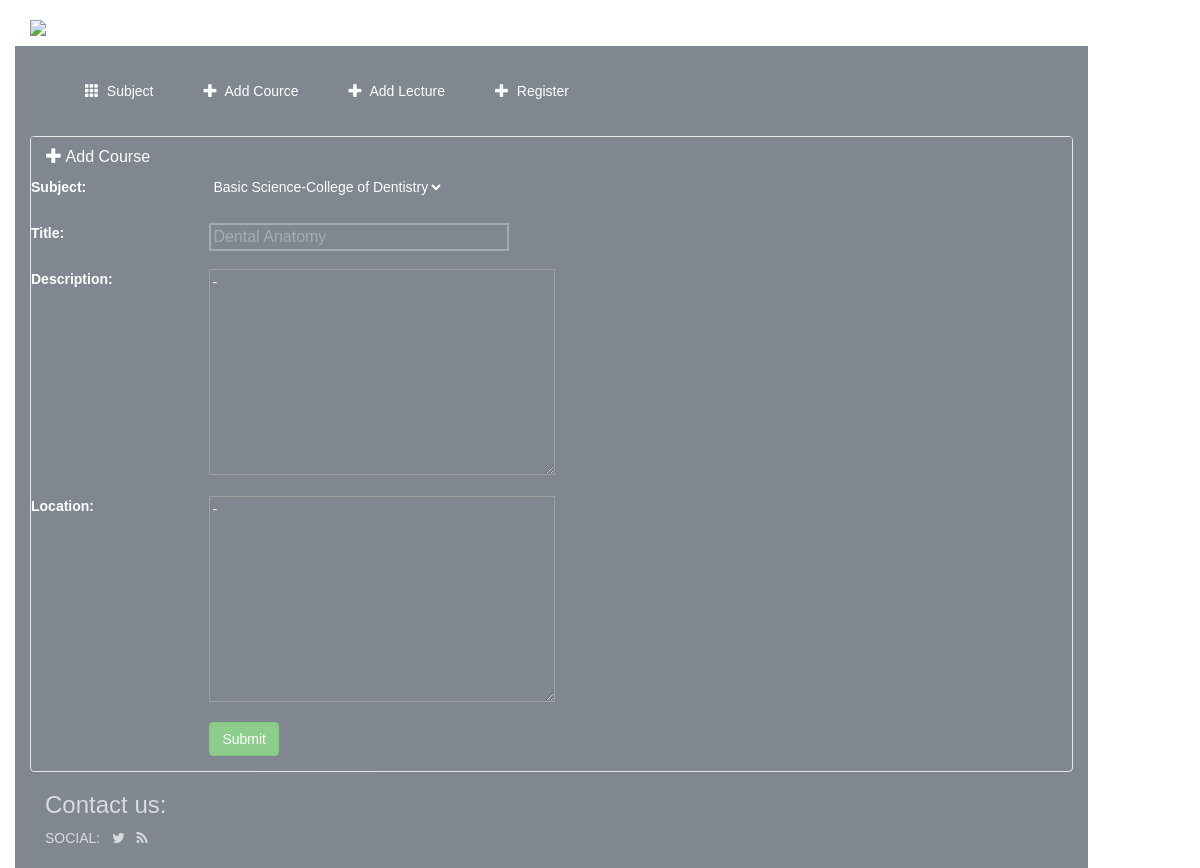
Before: /subject/5/cource/5/update/ with the older database file.
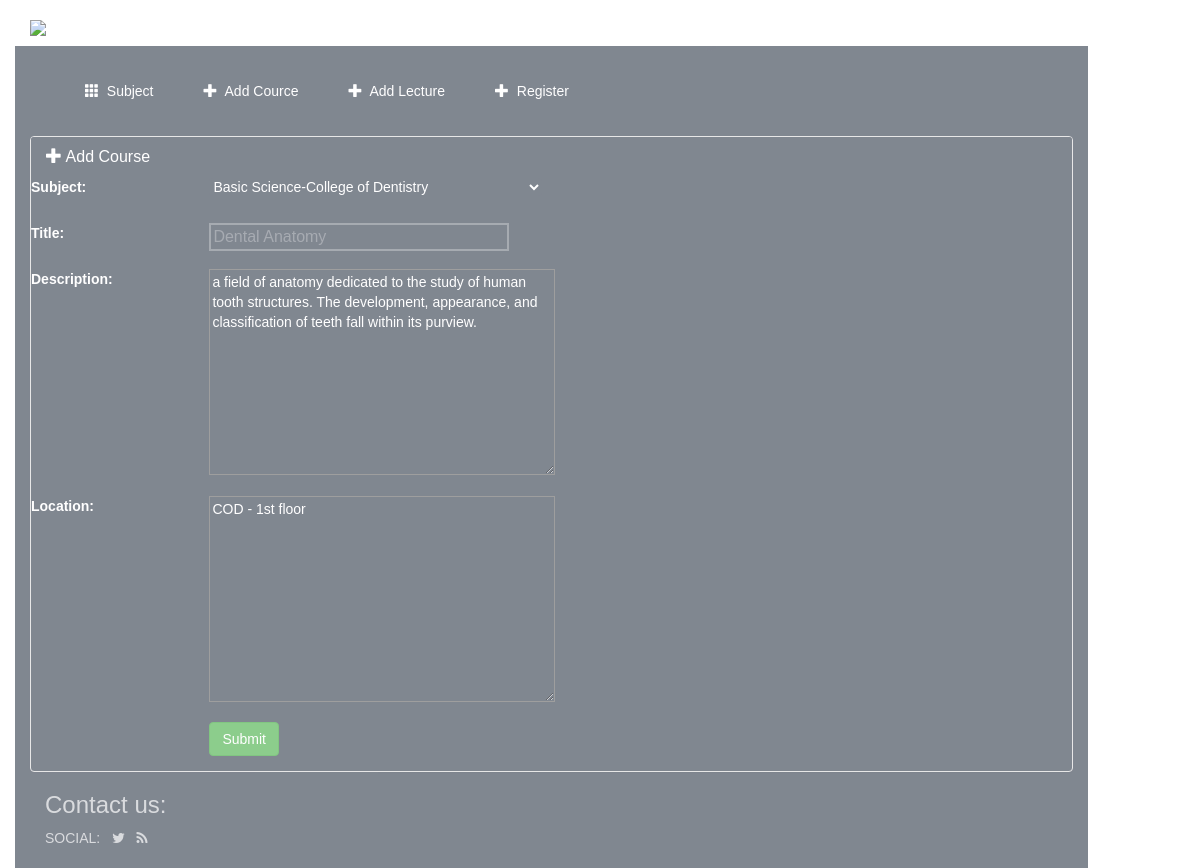
After: the same page with the newer database file.
### project/models.py (models this page shows, shortened)
class Cource(models.Model):
    subject = models.ForeignKey(Subject)
    title = models.CharField(max_length=100)
    description = models.TextField(max_length=1000)
    pup_date = models.DateTimeField(auto_now_add=True)
    location = models.TextField(max_length=1000)

### project/views.py (the view)
# urls.py: url(r'^subject/(?P<subject_id>[0-9]+)/cource/(?P<cource_id>[0-9]+)/update/$', views.CourceUpdate.as_view(), name='update-cource'),
class CourceUpdate(UpdateView):
    model = Cource
    fields = ['subject','title', 'description', 'location' ]
    success_url = reverse_lazy('project:index')
    pk_url_kwarg = "cource_id"
    query_pk_and_slug = True

### project/models.py (called while the page is built)
    def __unicode__(self):
        return self.name + '-' + self.collage

### project/templates/project/cource_form.html (shortened to what this page needs)
{% extends 'project/base.html' %}
{% block body %}
<div class="panel panel-default" style="font-family: 'Proxima Nova','Helvetica','Corbel',sans-serif;background-color:#4b5462;">
    <div class="panel-heading" style="font-family: 'Proxima Nova','Helvetica','Corbel',sans-serif;background-color:#4b5462;">
        <h3 class="panel-title"><a data-toggle="collapse" data-parent="#accordion" href="#collapse1"> <span class="glyphicon glyphicon-plus" aria-hidden="true"></span> Add Course </a></h3>
    </div>
        <div id="collapse1" class="panel-collapse collapse in">
            <form class="form-horizontal" action="" method="post" enctype="multipart/form-data">
            {% include 'project/form-template.html' %}
            <div class="form-group">
                <div class="col-sm-offset-2 col-sm-10">
                    <button type="submit" class="btn btn-success">Submit</button>
                </div>
            </div>
            </form>
    </div>
</div>
{% endblock %}

### project/templates/project/form-template.html (shortened to what this page needs)
{% for field in form %}
    <div class="form-group">
        <div class="col-sm-offset-2 col-sm-10">
        </div>
        <label class="control-lable col-sm-2">{{ field.label_tag }}</label>
        <div class="col-sm-10">{{ field }}</div>
    </div>
{% endfor %}

Changed rows visible on the page:
changed Cource "Basic Science-College of Dentistry": description "-" → "a field of anatomy dedicated to the study of human tooth structures. The development, appearance, and classification of teeth fall within its purview."; location "-" → "COD - 1st floor"
